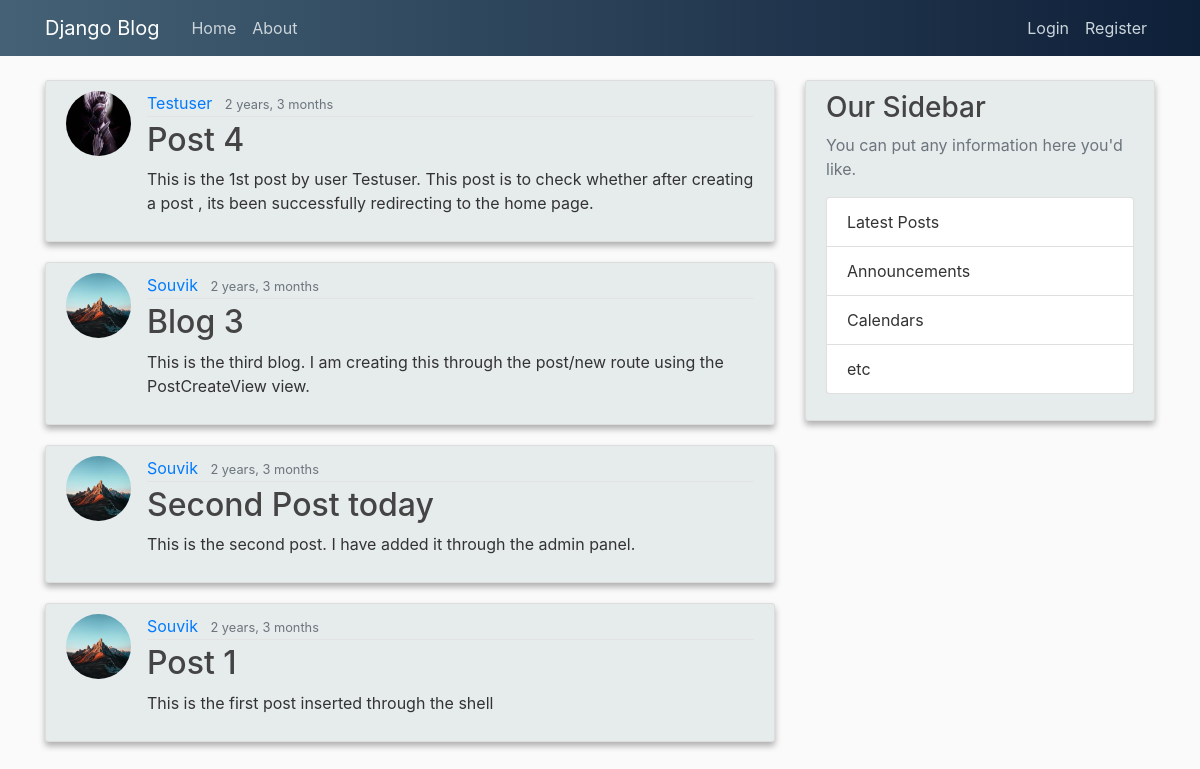
The page / on the database its author committed.
### blog/models.py (models this page shows, shortened)
class Post(models. Model):
    title = models.CharField(max_length=100)
    content = models.TextField()
    date_posted = models.DateTimeField(default=timezone.now)
    author = models.ForeignKey(User, on_delete=models.CASCADE)

### users/models.py (models this page shows, shortened)
class Profile(models.Model):
    user = models.OneToOneField(User, on_delete=models.CASCADE)
    image = models.ImageField(default='default.jpg', upload_to='profile_pics')

### blog/views.py (the view)
# urls.py: path('', PostListView.as_view(), name='home'),
class PostListView(ListView):
    model = Post
    template_name = 'blog/home.html'
    context_object_name = 'posts'
    ordering = ['-date_posted']

### blog/templates/blog/home.html
{% extends 'base.html' %} {% block content%} {% for post in posts %}
<article class="media content-section">
  <img
    src="{{ post.author.profile.image.url }}"
    class="rounded-circle article-img"
  />
  <div class="media-body">
    <div class="article-metadata">
      <a class="mr-2" href="#">{{ post.author }}</a>
      <small class="text-muted">{{ post.date_posted|timesince }}</small>
    </div>
    <h2><a class="article-title" href="#">{{ post.title }}</a></h2>
    <p class="article-content">{{ post.content }}</p>
  </div>
</article>
{% endfor %} {% endblock %}

### blog/templates/base.html (shortened to what this page needs)
{% load static %}
<!DOCTYPE html>
<html>
<head>
    <link rel="stylesheet" href="https://maxcdn.bootstrapcdn.com/bootstrap/4.0.0/css/bootstrap.min.css">
    <link rel="stylesheet" type="text/css" href="{% static 'blog/main.css' %}">
</head>
<body>
    <header class="site-header">
      <nav class="navbar navbar-expand-md navbar-dark bg-steel fixed-top">
        <div class="container">
          <a class="navbar-brand mr-4" href="{% url 'home' %}">Django Blog</a>
          <div class="collapse navbar-collapse" id="navbarToggle">
            <div class="navbar-nav mr-auto">
              <a class="nav-item nav-link" href="{% url 'home' %}">Home</a>
              <a class="nav-item nav-link" href="{% url 'about' %}">About</a>
            </div>
            <div class="navbar-nav">
              {% if user.is_authenticated %}
                <a class="nav-item nav-link" href="{% url 'profile' %}">Profile</a>
                <a class="nav-item nav-link" href="{% url 'logout' %}">Logout</a>
                {% if user.is_superuser %}
                  <a class="nav-item nav-link" href="/admin">Admin</a>
                {% endif %}
              {% else %}
                <a class="nav-item nav-link" href="{% url 'login' %}">Login</a>
                <a class="nav-item nav-link" href="{% url 'register' %}">Register</a>
              {% endif %}
            </div>
          </div>
        </div>
      </nav>
    </header>
    <main role="main" class="container">
      <div class="row">
        <div class="col-md-8">
          {% block content %}{% endblock %}
        </div>
        <div class="col-md-4">
          <div class="content-section">
            <h3>Our Sidebar</h3>
            <p class='text-muted'>You can put any information here you'd like.
              <ul class="list-group">
                <li class="list-group-item">Latest Posts</li>
                <li class="list-group-item">Announcements</li>
                <li class="list-group-item">Calendars</li>
                <li class="list-group-item">etc</li>
              </ul>
            </p>
          </div>
        </div>
      </div>
    </main>
</body>
</html>

### blog/static/blog/main.css (style rules this page uses)
body { background: #fafafa; color: #333333; margin-top: 5rem; }
h1, h2, h3, h4, h5, h6 { color: #444444; }
ul { margin: 0; }
.bg-steel { background: linear-gradient(to right, rgb(68, 97, 117), rgb(14, 31, 56)); }
.site-header .navbar-nav .nav-link { color: #cbd5db; }
.content-section { background: #e6ebec; padding: 10px 20px; border: 1px solid #dddddd; border-radius: 3px; margin-bottom: 20px; box-shadow: 0px 4px 6px rgba(0, 0, 0, 0.3); }
.article-title { color: #444444; }
.article-content { white-space: pre-line; }
.article-img { height: 65px; width: 65px; margin-right: 16px; }
.article-metadata { padding-bottom: 1px; margin-bottom: 4px; border-bottom: 1px solid #e3e3e3; }

### rows shown on the page
Post: author.profile.image (picture), author "Testuser", date_posted "2 years, 3 months", title "Post 4", content "This is the 1st post by user Testuser. This post is to check whether after creating a post , its been successfully redirecting to the home page."
Post: author.profile.image (picture), author "Souvik", date_posted "2 years, 3 months", title "Blog 3", content "This is the third blog. I am creating this through the post/new route using the PostCreateView view."
Post: author.profile.image (picture), author "Souvik", date_posted "2 years, 3 months", title "Second Post today", content "This is the second post. I have added it through the admin panel."
Post: author.profile.image (picture), author "Souvik", date_posted "2 years, 3 months", title "Post 1", content "This is the first post inserted through the shell"
